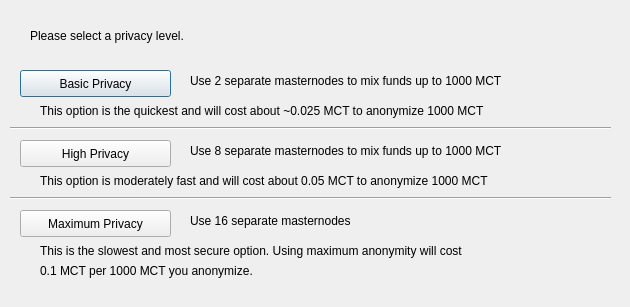
<?xml version="1.0" encoding="UTF-8"?>
<ui version="4.0">
 <class>DarksendConfig</class>
 <widget class="QDialog" name="DarksendConfig">
  <property name="geometry">
   <rect>
    <x>0</x>
    <y>0</y>
    <width>630</width>
    <height>307</height>
   </rect>
  </property>
  <property name="windowTitle">
   <string>Configure PrivateSend</string>
  </property>
  <widget class="QPushButton" name="buttonBasic">
   <property name="geometry">
    <rect>
     <x>20</x>
     <y>70</y>
     <width>151</width>
     <height>27</height>
    </rect>
   </property>
   <property name="text">
    <string>Basic Privacy</string>
   </property>
  </widget>
  <widget class="QPushButton" name="buttonHigh">
   <property name="geometry">
    <rect>
     <x>20</x>
     <y>140</y>
     <width>151</width>
     <height>27</height>
    </rect>
   </property>
   <property name="text">
    <string>High Privacy</string>
   </property>
  </widget>
  <widget class="QPushButton" name="buttonMax">
   <property name="geometry">
    <rect>
     <x>20</x>
     <y>210</y>
     <width>151</width>
     <height>27</height>
    </rect>
   </property>
   <property name="text">
    <string>Maximum Privacy</string>
   </property>
  </widget>
  <widget class="QLabel" name="label">
   <property name="geometry">
    <rect>
     <x>30</x>
     <y>20</y>
     <width>571</width>
     <height>31</height>
    </rect>
   </property>
   <property name="text">
    <string>Please select a privacy level.</string>
   </property>
  </widget>
  <widget class="QLabel" name="label_2">
   <property name="geometry">
    <rect>
     <x>190</x>
     <y>70</y>
     <width>421</width>
     <height>21</height>
    </rect>
   </property>
   <property name="text">
    <string>Use 2 separate masternodes to mix funds up to 1000 MCT</string>
   </property>
  </widget>
  <widget class="QLabel" name="label_3">
   <property name="geometry">
    <rect>
     <x>190</x>
     <y>140</y>
     <width>411</width>
     <height>21</height>
    </rect>
   </property>
   <property name="text">
    <string>Use 8 separate masternodes to mix funds up to 1000 MCT</string>
   </property>
  </widget>
  <widget class="QLabel" name="label_4">
   <property name="geometry">
    <rect>
     <x>190</x>
     <y>210</y>
     <width>421</width>
     <height>21</height>
    </rect>
   </property>
   <property name="text">
    <string>Use 16 separate masternodes</string>
   </property>
  </widget>
  <widget class="QLabel" name="label_6">
   <property name="geometry">
    <rect>
     <x>40</x>
     <y>100</y>
     <width>561</width>
     <height>21</height>
    </rect>
   </property>
   <property name="text">
    <string>This option is the quickest and will cost about ~0.025 MCT to anonymize 1000 MCT</string>
   </property>
  </widget>
  <widget class="QLabel" name="label_7">
   <property name="geometry">
    <rect>
     <x>40</x>
     <y>170</y>
     <width>561</width>
     <height>21</height>
    </rect>
   </property>
   <property name="text">
    <string>This option is moderately fast and will cost about 0.05 MCT to anonymize 1000 MCT</string>
   </property>
  </widget>
  <widget class="QLabel" name="label_8">
   <property name="geometry">
    <rect>
     <x>40</x>
     <y>240</y>
     <width>561</width>
     <height>21</height>
    </rect>
   </property>
   <property name="text">
    <string>This is the slowest and most secure option. Using maximum anonymity will cost</string>
   </property>
  </widget>
  <widget class="QLabel" name="label_9">
   <property name="geometry">
    <rect>
     <x>40</x>
     <y>260</y>
     <width>561</width>
     <height>21</height>
    </rect>
   </property>
   <property name="text">
    <string>0.1 MCT per 1000 MCT you anonymize.</string>
   </property>
  </widget>
  <widget class="Line" name="line">
   <property name="geometry">
    <rect>
     <x>10</x>
     <y>120</y>
     <width>601</width>
     <height>16</height>
    </rect>
   </property>
   <property name="orientation">
    <enum>Qt::Horizontal</enum>
   </property>
  </widget>
  <widget class="Line" name="line_2">
   <property name="geometry">
    <rect>
     <x>10</x>
     <y>190</y>
     <width>601</width>
     <height>16</height>
    </rect>
   </property>
   <property name="orientation">
    <enum>Qt::Horizontal</enum>
   </property>
  </widget>
 </widget>
 <resources/>
 <connections/>
</ui>
